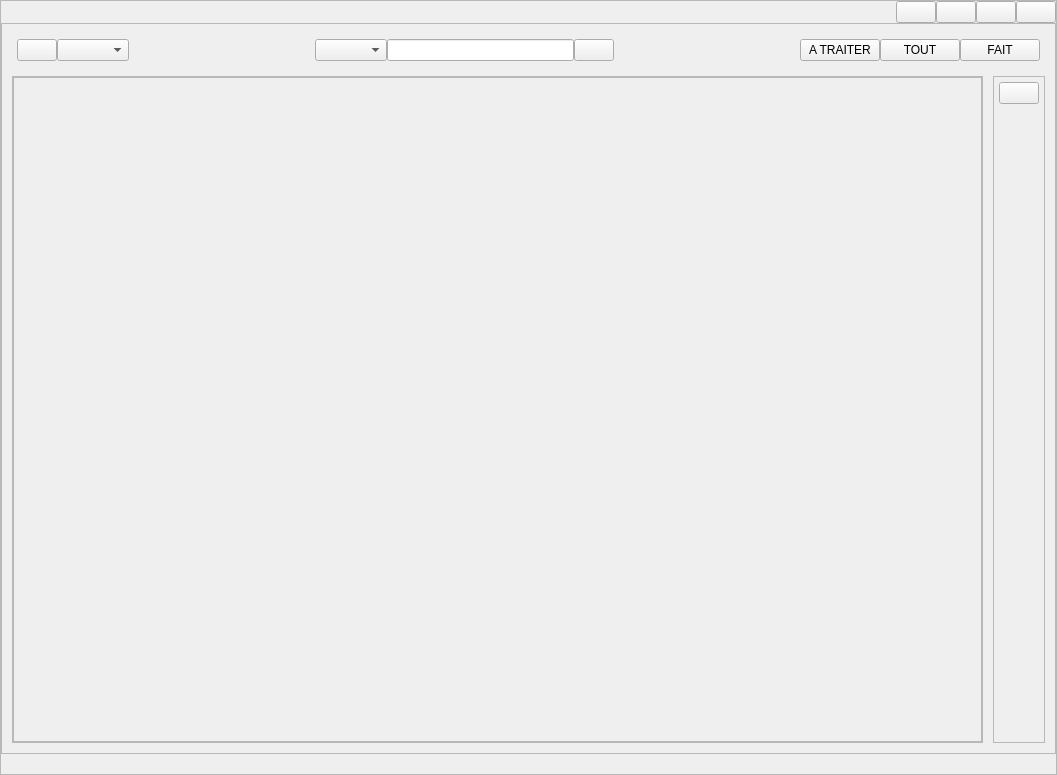
<?xml version="1.0" encoding="UTF-8"?>
<ui version="4.0">
 <class>main</class>
 <widget class="QWidget" name="main">
  <property name="geometry">
   <rect>
    <x>0</x>
    <y>0</y>
    <width>1057</width>
    <height>775</height>
   </rect>
  </property>
  <layout class="QVBoxLayout" name="vlay_main">
   <property name="spacing">
    <number>0</number>
   </property>
   <property name="leftMargin">
    <number>0</number>
   </property>
   <property name="topMargin">
    <number>0</number>
   </property>
   <property name="rightMargin">
    <number>0</number>
   </property>
   <property name="bottomMargin">
    <number>0</number>
   </property>
   <item>
    <widget class="QFrame" name="fr_main">
     <property name="frameShape">
      <enum>QFrame::StyledPanel</enum>
     </property>
     <property name="frameShadow">
      <enum>QFrame::Raised</enum>
     </property>
     <layout class="QVBoxLayout" name="vlay_fr_main">
      <property name="spacing">
       <number>0</number>
      </property>
      <property name="leftMargin">
       <number>0</number>
      </property>
      <property name="topMargin">
       <number>0</number>
      </property>
      <property name="rightMargin">
       <number>0</number>
      </property>
      <property name="bottomMargin">
       <number>0</number>
      </property>
      <item>
       <widget class="QFrame" name="fr_menu_top">
        <layout class="QHBoxLayout" name="hlay_menu_top">
         <property name="spacing">
          <number>0</number>
         </property>
         <property name="leftMargin">
          <number>0</number>
         </property>
         <property name="topMargin">
          <number>0</number>
         </property>
         <property name="rightMargin">
          <number>0</number>
         </property>
         <property name="bottomMargin">
          <number>0</number>
         </property>
         <item>
          <widget class="QLabel" name="lb_mt_ico"/>
         </item>
         <item>
          <widget class="QWidget" name="wg_mt_blank" native="true"/>
         </item>
         <item>
          <spacer name="horizontalSpacer_2">
           <property name="orientation">
            <enum>Qt::Horizontal</enum>
           </property>
           <property name="sizeHint" stdset="0">
            <size>
             <width>40</width>
             <height>20</height>
            </size>
           </property>
          </spacer>
         </item>
         <item>
          <widget class="QLabel" name="lb_mt_nom"/>
         </item>
         <item>
          <spacer name="horizontalSpacer_1">
           <property name="orientation">
            <enum>Qt::Horizontal</enum>
           </property>
           <property name="sizeHint" stdset="0">
            <size>
             <width>40</width>
             <height>20</height>
            </size>
           </property>
          </spacer>
         </item>
         <item>
          <widget class="QPushButton" name="pb_mt_option"/>
         </item>
         <item>
          <widget class="QPushButton" name="pb_mt_reduire"/>
         </item>
         <item>
          <widget class="QPushButton" name="pb_mt_agrandir"/>
         </item>
         <item>
          <widget class="QPushButton" name="pb_mt_quitter"/>
         </item>
        </layout>
       </widget>
      </item>
      <item>
       <widget class="QFrame" name="fr_body">
        <property name="frameShape">
         <enum>QFrame::StyledPanel</enum>
        </property>
        <property name="frameShadow">
         <enum>QFrame::Raised</enum>
        </property>
        <layout class="QVBoxLayout" name="hlay_body">
         <property name="spacing">
          <number>0</number>
         </property>
         <property name="leftMargin">
          <number>0</number>
         </property>
         <property name="topMargin">
          <number>0</number>
         </property>
         <property name="rightMargin">
          <number>0</number>
         </property>
         <property name="bottomMargin">
          <number>0</number>
         </property>
         <item>
          <widget class="QStackedWidget" name="stk_main">
           <property name="currentIndex">
            <number>1</number>
           </property>
           <widget class="QWidget" name="pg_menu">
            <layout class="QGridLayout" name="gridLayout">
             <property name="leftMargin">
              <number>10</number>
             </property>
             <property name="topMargin">
              <number>10</number>
             </property>
             <property name="rightMargin">
              <number>10</number>
             </property>
             <property name="bottomMargin">
              <number>10</number>
             </property>
             <property name="spacing">
              <number>0</number>
             </property>
             <item row="1" column="2">
              <spacer name="horizontalSpacer_3">
               <property name="orientation">
                <enum>Qt::Horizontal</enum>
               </property>
               <property name="sizeHint" stdset="0">
                <size>
                 <width>40</width>
                 <height>20</height>
                </size>
               </property>
              </spacer>
             </item>
             <item row="1" column="0">
              <spacer name="horizontalSpacer">
               <property name="orientation">
                <enum>Qt::Horizontal</enum>
               </property>
               <property name="sizeHint" stdset="0">
                <size>
                 <width>40</width>
                 <height>20</height>
                </size>
               </property>
              </spacer>
             </item>
             <item row="3" column="1">
              <spacer name="verticalSpacer_2">
               <property name="orientation">
                <enum>Qt::Vertical</enum>
               </property>
               <property name="sizeHint" stdset="0">
                <size>
                 <width>20</width>
                 <height>40</height>
                </size>
               </property>
              </spacer>
             </item>
             <item row="1" column="1">
              <widget class="QPushButton" name="pb_menu_exportdlg">
               <property name="text">
                <string>EXPORTS
DLG</string>
               </property>
              </widget>
             </item>
             <item row="0" column="1">
              <spacer name="verticalSpacer">
               <property name="orientation">
                <enum>Qt::Vertical</enum>
               </property>
               <property name="sizeHint" stdset="0">
                <size>
                 <width>20</width>
                 <height>40</height>
                </size>
               </property>
              </spacer>
             </item>
             <item row="2" column="1">
              <layout class="QHBoxLayout" name="horizontalLayout_3">
               <property name="spacing">
                <number>0</number>
               </property>
               <item>
                <widget class="QPushButton" name="pb_menu_rip24">
                 <property name="text">
                  <string>RIP24</string>
                 </property>
                </widget>
               </item>
               <item>
                <widget class="QPushButton" name="pb_menu_rip40">
                 <property name="text">
                  <string>RIP40</string>
                 </property>
                </widget>
               </item>
               <item>
                <widget class="QPushButton" name="pb_menu_rip47">
                 <property name="text">
                  <string>RIP47</string>
                 </property>
                </widget>
               </item>
              </layout>
             </item>
            </layout>
           </widget>
           <widget class="QWidget" name="pg_dlg">
            <layout class="QGridLayout" name="gridLayout_2">
             <property name="leftMargin">
              <number>10</number>
             </property>
             <property name="topMargin">
              <number>10</number>
             </property>
             <property name="rightMargin">
              <number>10</number>
             </property>
             <property name="bottomMargin">
              <number>10</number>
             </property>
             <property name="spacing">
              <number>10</number>
             </property>
             <item row="1" column="1">
              <widget class="QFrame" name="fr_dlg_tools">
               <property name="frameShape">
                <enum>QFrame::StyledPanel</enum>
               </property>
               <property name="frameShadow">
                <enum>QFrame::Raised</enum>
               </property>
               <layout class="QVBoxLayout" name="verticalLayout">
                <property name="spacing">
                 <number>5</number>
                </property>
                <property name="leftMargin">
                 <number>5</number>
                </property>
                <property name="topMargin">
                 <number>5</number>
                </property>
                <property name="rightMargin">
                 <number>5</number>
                </property>
                <property name="bottomMargin">
                 <number>0</number>
                </property>
                <item>
                 <widget class="QPushButton" name="pb_tools_add_dlg"/>
                </item>
                <item>
                 <spacer name="verticalSpacer_3">
                  <property name="orientation">
                   <enum>Qt::Vertical</enum>
                  </property>
                  <property name="sizeHint" stdset="0">
                   <size>
                    <width>20</width>
                    <height>40</height>
                   </size>
                  </property>
                 </spacer>
                </item>
               </layout>
              </widget>
             </item>
             <item row="1" column="0">
              <widget class="QFrame" name="fr_dlg_body">
               <property name="frameShape">
                <enum>QFrame::StyledPanel</enum>
               </property>
               <property name="frameShadow">
                <enum>QFrame::Raised</enum>
               </property>
               <layout class="QVBoxLayout" name="verticalLayout_2">
                <property name="spacing">
                 <number>0</number>
                </property>
                <property name="leftMargin">
                 <number>0</number>
                </property>
                <property name="topMargin">
                 <number>0</number>
                </property>
                <property name="rightMargin">
                 <number>0</number>
                </property>
                <property name="bottomMargin">
                 <number>0</number>
                </property>
                <item>
                 <widget class="QScrollArea" name="sca_dlg">
                  <property name="widgetResizable">
                   <bool>true</bool>
                  </property>
                  <widget class="QWidget" name="scrollAreaWidgetContents">
                   <property name="geometry">
                    <rect>
                     <x>0</x>
                     <y>0</y>
                     <width>971</width>
                     <height>657</height>
                    </rect>
                   </property>
                   <layout class="QGridLayout" name="glay_dlg">
                    <property name="leftMargin">
                     <number>20</number>
                    </property>
                    <property name="topMargin">
                     <number>20</number>
                    </property>
                    <property name="rightMargin">
                     <number>20</number>
                    </property>
                    <property name="bottomMargin">
                     <number>20</number>
                    </property>
                    <property name="spacing">
                     <number>20</number>
                    </property>
                   </layout>
                  </widget>
                 </widget>
                </item>
               </layout>
              </widget>
             </item>
             <item row="0" column="0" colspan="2">
              <widget class="QFrame" name="fr_dlg_top">
               <layout class="QHBoxLayout" name="horizontalLayout_2">
                <property name="spacing">
                 <number>0</number>
                </property>
                <property name="leftMargin">
                 <number>5</number>
                </property>
                <property name="topMargin">
                 <number>5</number>
                </property>
                <property name="rightMargin">
                 <number>5</number>
                </property>
                <property name="bottomMargin">
                 <number>5</number>
                </property>
                <item>
                 <widget class="QPushButton" name="pb_retour_menu"/>
                </item>
                <item>
                 <widget class="QComboBox" name="cb_marche"/>
                </item>
                <item>
                 <spacer name="horizontalSpacer_5">
                  <property name="orientation">
                   <enum>Qt::Horizontal</enum>
                  </property>
                  <property name="sizeHint" stdset="0">
                   <size>
                    <width>40</width>
                    <height>20</height>
                   </size>
                  </property>
                 </spacer>
                </item>
                <item>
                 <widget class="QComboBox" name="cb_filtre_search"/>
                </item>
                <item>
                 <widget class="QLineEdit" name="le_search_dlg"/>
                </item>
                <item>
                 <widget class="QPushButton" name="pb_search_dlg"/>
                </item>
                <item>
                 <spacer name="horizontalSpacer_6">
                  <property name="orientation">
                   <enum>Qt::Horizontal</enum>
                  </property>
                  <property name="sizeHint" stdset="0">
                   <size>
                    <width>40</width>
                    <height>20</height>
                   </size>
                  </property>
                 </spacer>
                </item>
                <item>
                 <layout class="QHBoxLayout" name="horizontalLayout">
                  <property name="spacing">
                   <number>0</number>
                  </property>
                  <item>
                   <widget class="QPushButton" name="pb_filtre_atraiter">
                    <property name="text">
                     <string>A TRAITER</string>
                    </property>
                   </widget>
                  </item>
                  <item>
                   <widget class="QPushButton" name="pb_filtre_tout">
                    <property name="text">
                     <string>TOUT</string>
                    </property>
                   </widget>
                  </item>
                  <item>
                   <widget class="QPushButton" name="pb_filtre_fait">
                    <property name="text">
                     <string>FAIT</string>
                    </property>
                   </widget>
                  </item>
                 </layout>
                </item>
               </layout>
              </widget>
             </item>
            </layout>
           </widget>
          </widget>
         </item>
        </layout>
       </widget>
      </item>
      <item>
       <widget class="QFrame" name="fr_menu_bottom">
        <layout class="QHBoxLayout" name="hlay_menu_bottom">
         <property name="spacing">
          <number>0</number>
         </property>
         <property name="leftMargin">
          <number>0</number>
         </property>
         <property name="topMargin">
          <number>0</number>
         </property>
         <property name="rightMargin">
          <number>0</number>
         </property>
         <property name="bottomMargin">
          <number>0</number>
         </property>
         <item>
          <widget class="QLabel" name="lb_mb_version"/>
         </item>
         <item>
          <spacer name="horizontalSpacer_4">
           <property name="orientation">
            <enum>Qt::Horizontal</enum>
           </property>
           <property name="sizeHint" stdset="0">
            <size>
             <width>40</width>
             <height>20</height>
            </size>
           </property>
          </spacer>
         </item>
        </layout>
       </widget>
      </item>
     </layout>
    </widget>
   </item>
  </layout>
 </widget>
 <resources/>
 <connections/>
</ui>
